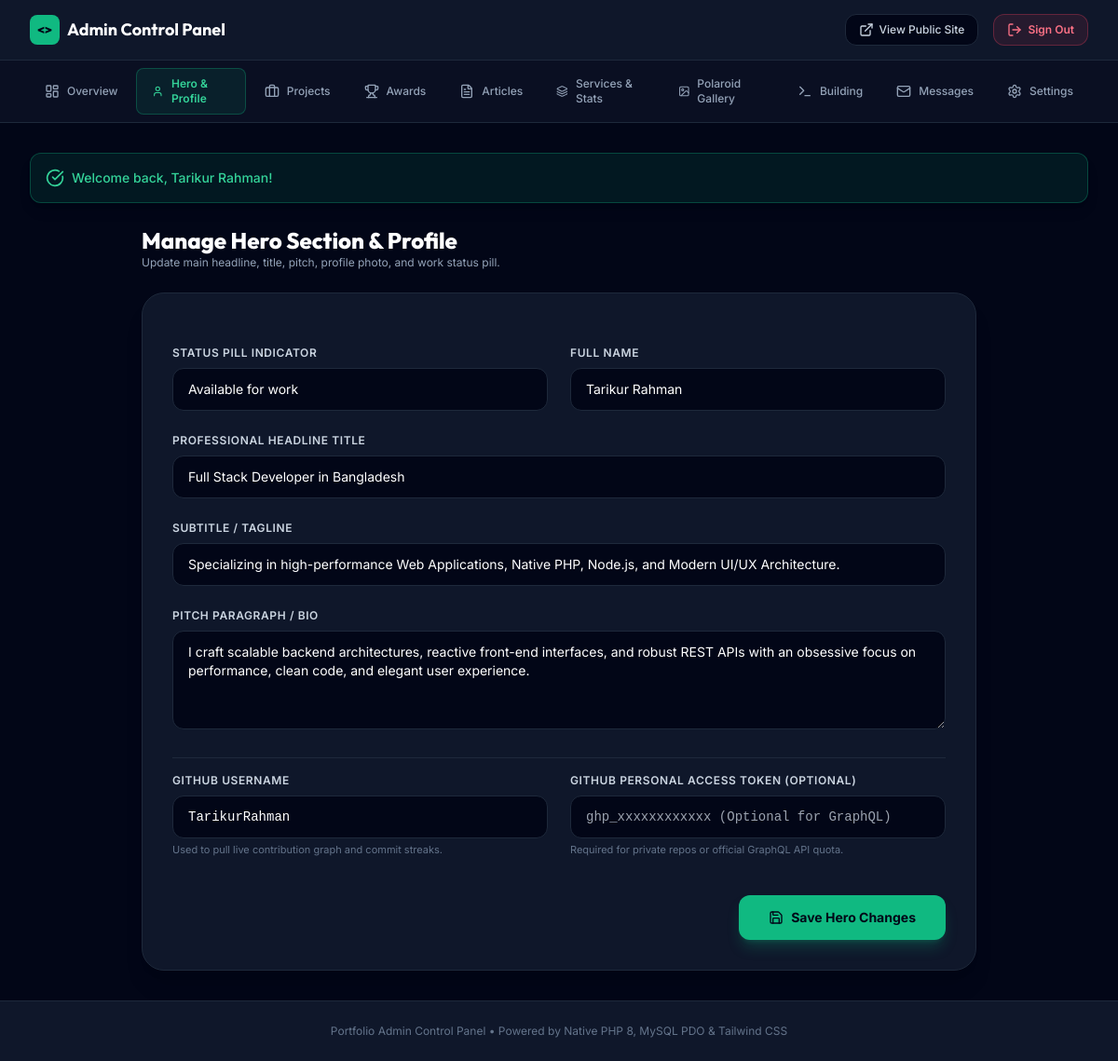
The app's page /admin/manage-hero.php (signed in) with its own data.
### tables this page shows
CREATE TABLE IF NOT EXISTS hero_info (
    id INT AUTO_INCREMENT PRIMARY KEY,
    status_text VARCHAR(100) DEFAULT 'Available for work',
    name VARCHAR(100) NOT NULL,
    title VARCHAR(150) NOT NULL,
    subtitle TEXT,
    pitch TEXT,
    cv_url VARCHAR(255) DEFAULT '#',
    profile_image VARCHAR(255) DEFAULT 'assets/images/hero-avatar.png',
    github_username VARCHAR(100) DEFAULT 'TarikurRahman',
    github_token VARCHAR(255) DEFAULT '',
    updated_at TIMESTAMP DEFAULT CURRENT_TIMESTAMP ON UPDATE CURRENT_TIMESTAMP
);

### includes/functions.php (called while the page is built, shortened)
<?php
function e($string) {
    return htmlspecialchars($string ?? '', ENT_QUOTES, 'UTF-8');
}
function get_hero_info() {
    $db = getDB();
    $stmt = $db->query("SELECT * FROM hero_info ORDER BY id ASC LIMIT 1");
    $hero = $stmt->fetch();
    return $hero;
}

### admin/manage-hero.php (the view, shortened to what this page needs)
<?php
require_once __DIR__ . '/../includes/functions.php';
$hero = get_hero_info();
require_once __DIR__ . '/admin-header.php';
?>
<div class="max-w-4xl mx-auto space-y-6">
    <div>
        <h1 class="text-2xl font-extrabold text-white">Manage Hero Section & Profile</h1>
        <p class="text-xs text-slate-400">Update main headline, title, pitch, profile photo, and work status pill.</p>
    </div>
    <div class="bg-slate-900 p-8 rounded-3xl border border-slate-800 shadow-xl">
        <form method="POST" action="manage-hero.php" enctype="multipart/form-data" class="space-y-6">
            <div class="grid grid-cols-1 md:grid-cols-2 gap-6">
                <div>
                    <label for="status_text" class="block text-xs font-semibold uppercase tracking-wider text-slate-300 mb-2">Status Pill Indicator</label>
                    <input type="text" id="status_text" name="status_text" value="<?= e($hero['status_text']) ?>" required class="w-full px-4 py-3 rounded-xl bg-slate-950 border border-slate-800 text-white text-sm focus:border-emerald-500">
                </div>
                <div>
                    <label for="name" class="block text-xs font-semibold uppercase tracking-wider text-slate-300 mb-2">Full Name</label>
                    <input type="text" id="name" name="name" value="<?= e($hero['name']) ?>" required class="w-full px-4 py-3 rounded-xl bg-slate-950 border border-slate-800 text-white text-sm focus:border-emerald-500">
                </div>
            </div>
            <div>
                <label for="title" class="block text-xs font-semibold uppercase tracking-wider text-slate-300 mb-2">Professional Headline Title</label>
                <input type="text" id="title" name="title" value="<?= e($hero['title']) ?>" required class="w-full px-4 py-3 rounded-xl bg-slate-950 border border-slate-800 text-white text-sm focus:border-emerald-500">
            </div>
            <div>
                <label for="subtitle" class="block text-xs font-semibold uppercase tracking-wider text-slate-300 mb-2">Subtitle / Tagline</label>
                <input type="text" id="subtitle" name="subtitle" value="<?= e($hero['subtitle']) ?>" class="w-full px-4 py-3 rounded-xl bg-slate-950 border border-slate-800 text-white text-sm focus:border-emerald-500">
            </div>
            <div>
                <label for="pitch" class="block text-xs font-semibold uppercase tracking-wider text-slate-300 mb-2">Pitch Paragraph / Bio</label>
                <textarea id="pitch" name="pitch" rows="4" required class="w-full px-4 py-3 rounded-xl bg-slate-950 border border-slate-800 text-white text-sm focus:border-emerald-500"><?= e($hero['pitch']) ?></textarea>
            </div>
            <div class="grid grid-cols-1 md:grid-cols-2 gap-6 pt-4 border-t border-slate-800">
                <div>
                    <label for="github_username" class="block text-xs font-semibold uppercase tracking-wider text-slate-300 mb-2">GitHub Username</label>
                    <input type="text" id="github_username" name="github_username" value="<?= e($hero['github_username'] ?? 'TarikurRahman') ?>" required placeholder="TarikurRahman" class="w-full px-4 py-3 rounded-xl bg-slate-950 border border-slate-800 text-white text-sm focus:border-emerald-500 font-mono">
                    <p class="text-[11px] text-slate-500 mt-1">Used to pull live contribution graph and commit streaks.</p>
                </div>
                <div>
                    <label for="github_token" class="block text-xs font-semibold uppercase tracking-wider text-slate-300 mb-2">GitHub Personal Access Token (Optional)</label>
                    <input type="password" id="github_token" name="github_token" value="<?= e($hero['github_token'] ?? '') ?>" placeholder="ghp_xxxxxxxxxxxx (Optional for GraphQL)" class="w-full px-4 py-3 rounded-xl bg-slate-950 border border-slate-800 text-white text-sm focus:border-emerald-500 font-mono">
                    <p class="text-[11px] text-slate-500 mt-1">Required for private repos or official GraphQL API quota.</p>
                </div>
            </div>
            <div class="pt-4 flex justify-end">
                <button type="submit" class="px-8 py-3.5 rounded-xl text-sm font-bold bg-emerald-500 hover:bg-emerald-400 text-slate-950 shadow-lg shadow-emerald-500/25 transition-all flex items-center gap-2">
                    <i data-lucide="save" class="w-4 h-4"></i> Save Hero Changes
                </button>
            </div>
        </form>
    </div>
</div>
<?php require_once __DIR__ . '/admin-footer.php'; ?>

### assets/css/style.css (style rules this page uses)
:root { --accent-emerald: #10B981; --accent-emerald-dark: #059669; --accent-emerald-glow: rgba(16, 185, 129, 0.25); --font-heading: 'Outfit', sans-serif; --font-body: 'Inter', sans-serif; --font-mono: 'Fira Code', monospace; }
html, body { overflow-x: hidden; max-width: 100vw; font-family: var(--font-body); transition: background-color 0.3s ease, color 0.3s ease; }
h1, h2, h3, h4, h5, h6, .font-heading { font-family: var(--font-heading); }
.font-mono { font-family: var(--font-mono); }
button, a, input, select, textarea { touch-action: manipulation; }

### records on screen
hero_info: status_text "Available for work", name "Tarikur Rahman", title "Full Stack Developer in Bangladesh", subtitle "Specializing in high-performance Web Applications, Native PHP, Node.js, and Modern UI/UX Architecture.", pitch "I craft scalable backend architectures, reactive front-end interfaces, and robust REST APIs with an obsessive focus on performance, clean code, and elegant user experience.", github_username "TarikurRahman"

### other values on screen
$flash['message'] "Welcome back, Tarikur Rahman!"
